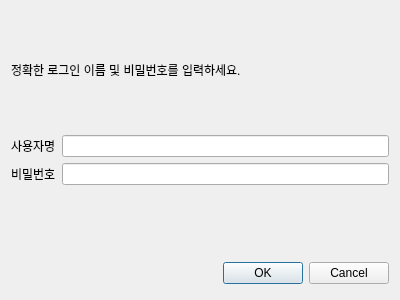
<?xml version="1.0" encoding="UTF-8"?>
<ui version="4.0">
 <class>CRtspAuthorizeDialog</class>
 <widget class="QDialog" name="CRtspAuthorizeDialog">
  <property name="geometry">
   <rect>
    <x>0</x>
    <y>0</y>
    <width>400</width>
    <height>300</height>
   </rect>
  </property>
  <property name="windowTitle">
   <string>RTSP 인증</string>
  </property>
  <layout class="QVBoxLayout" name="verticalLayout">
   <item>
    <widget class="QLabel" name="subjectLabel">
     <property name="text">
      <string>정확한 로그인 이름 및 비밀번호를 입력하세요.</string>
     </property>
    </widget>
   </item>
   <item>
    <layout class="QFormLayout" name="formLayout">
     <item row="0" column="0">
      <widget class="QLabel" name="userNameLabel">
       <property name="text">
        <string>사용자명</string>
       </property>
      </widget>
     </item>
     <item row="1" column="0">
      <widget class="QLabel" name="passwordLabel">
       <property name="text">
        <string>비밀번호</string>
       </property>
      </widget>
     </item>
     <item row="0" column="1">
      <widget class="QLineEdit" name="userNameLineEdit"/>
     </item>
     <item row="1" column="1">
      <widget class="QLineEdit" name="passwordLineEdit"/>
     </item>
    </layout>
   </item>
   <item>
    <layout class="QHBoxLayout">
     <property name="spacing">
      <number>6</number>
     </property>
     <property name="leftMargin">
      <number>0</number>
     </property>
     <property name="topMargin">
      <number>0</number>
     </property>
     <property name="rightMargin">
      <number>0</number>
     </property>
     <property name="bottomMargin">
      <number>0</number>
     </property>
     <item>
      <spacer>
       <property name="orientation">
        <enum>Qt::Horizontal</enum>
       </property>
       <property name="sizeHint" stdset="0">
        <size>
         <width>131</width>
         <height>31</height>
        </size>
       </property>
      </spacer>
     </item>
     <item>
      <widget class="QPushButton" name="okButton">
       <property name="text">
        <string>OK</string>
       </property>
      </widget>
     </item>
     <item>
      <widget class="QPushButton" name="cancelButton">
       <property name="text">
        <string>Cancel</string>
       </property>
      </widget>
     </item>
    </layout>
   </item>
  </layout>
 </widget>
 <resources/>
 <connections>
  <connection>
   <sender>okButton</sender>
   <signal>clicked()</signal>
   <receiver>CRtspAuthorizeDialog</receiver>
   <slot>accept()</slot>
   <hints>
    <hint type="sourcelabel">
     <x>278</x>
     <y>253</y>
    </hint>
    <hint type="destinationlabel">
     <x>96</x>
     <y>254</y>
    </hint>
   </hints>
  </connection>
  <connection>
   <sender>cancelButton</sender>
   <signal>clicked()</signal>
   <receiver>CRtspAuthorizeDialog</receiver>
   <slot>reject()</slot>
   <hints>
    <hint type="sourcelabel">
     <x>369</x>
     <y>253</y>
    </hint>
    <hint type="destinationlabel">
     <x>179</x>
     <y>282</y>
    </hint>
   </hints>
  </connection>
 </connections>
</ui>
